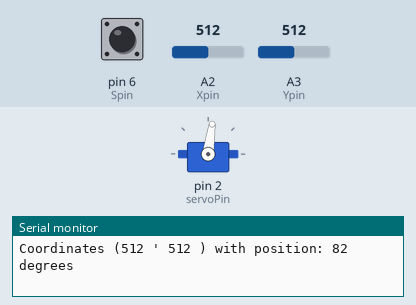
This sketch was run on a simulated Arduino Uno, built with avr-gcc and run on an emulated ATmega328P. Parts: servo, the last lines printed to the serial monitor. Inputs (shaded band) come from the test bench; at power-on: A2 (Xpin) = 512, pin 6 (Spin) HIGH, A3 (Ypin) = 512.

Above: at 1.8 s.
1.9 s: A2 (Xpin) set to 716
At 3.7 s:
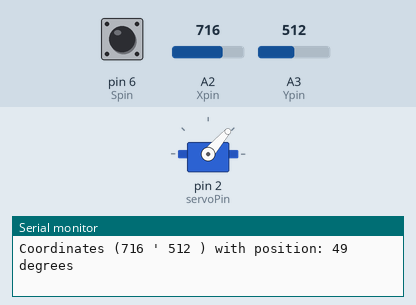
4.0 s: A2 (Xpin) set to 900
At 5.5 s:
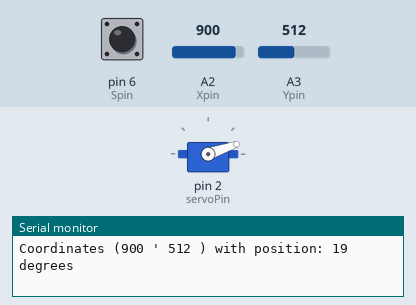
6.0 s: A2 (Xpin) set to 306
At 7.2 s:
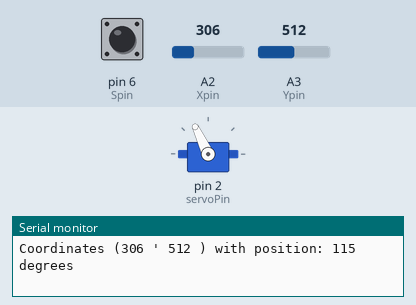
8.0 s: A2 (Xpin) set to 122
At 9.7 s:
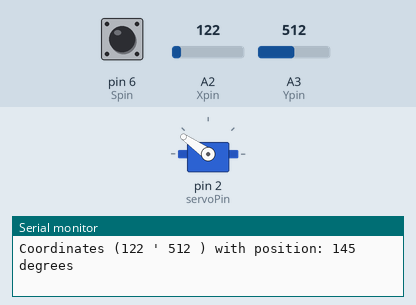
10.0 s: A2 (Xpin) set to 0
At 11.5 s:
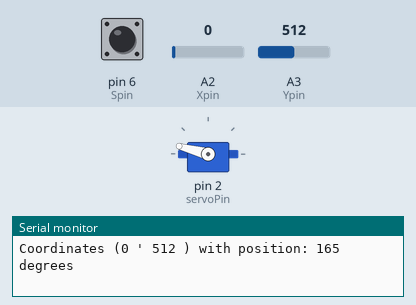
12.0 s: A2 (Xpin) set to 511
At 13.1 s:
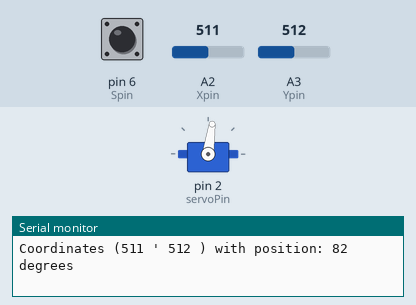
Timing chart, 0 to 15.0 s (numbered marks = the images above; inputs shaded):
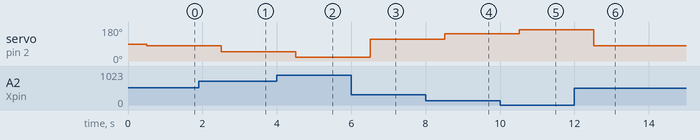

The sketch:

JoyStick_Servodirection.ino
```cpp
/*
 * Servo Motors are good for position control
 * They are low torque and have a restriction on the position range. Usually 0deg - 180deg
 */

#include <Servo.h>    //servo library for the servo motor
Servo myServo;   //servo object
int servoPin = 2;   // arduino pin to control the servo
int servoPos1;  // desired servo position
int servoPos2;  // another desired servo position
int Xpin = A2;  //Analog pin for reading voltage from the x direction on the joy stick's potentiometer
int Ypin = A3;  // Analog pin for reading voltage from the y direction on the joy stick's potentiometer
int Spin = 6;   // Digital pin to read in the up/down switch voltage value (will output 0 or 1) because its a digital read
int Xval;  //variable to store read in X value
int Yval;  //variable to store read in Y value
int Sval;  //variable to store read in switch value
int dt = 500;
void setup() {
  // put your setup code here, to run once:

Serial.begin(9600);
myServo.attach(servoPin);  //attaches the servo to the arduino pin used for control
pinMode(Spin, INPUT);
pinMode(Xpin, INPUT);
pinMode(Ypin, INPUT);
pinMode(servoPin, OUTPUT);

digitalWrite(Spin, HIGH);
}

void loop() {
  // put your main code here, to run repeatedly:

 //myServo.write(servoPos1);


Sval = digitalRead(Spin);
Xval = analogRead(Xpin);
Yval = analogRead(Ypin);

delay(dt);

servoPos1 = (-165./1023.) * Xval + 165;  //always put your floating point value please... if not it'll round to zero or stay at a stagnant value.
myServo.write(servoPos1); //write() command used to send the desired position to the arduino pin to move the servo to that specified position
Serial.print("Coordinates (");
Serial.print(Xval);
Serial.print(" ' ");
Serial.print(Yval);
Serial.print(" ) with position: ");
Serial.print(servoPos1);
Serial.println(" degrees");

delay(dt);
Serial.println();

}
```

Measured:
- after the input at 1.9 s, servo on pin 2 (servoPin): 82° → 49° after 0.60 s
- after the input at 4.0 s, servo on pin 2 (servoPin): 49° → 19° after 0.51 s
- after the input at 6.0 s, servo on pin 2 (servoPin): 19° → 115° after 0.51 s
- after the input at 8.0 s, servo on pin 2 (servoPin): 115° → 145° after 0.51 s
- after the input at 10.0 s, servo on pin 2 (servoPin): 145° → 165° after 0.51 s
- after the input at 12.0 s, servo on pin 2 (servoPin): 165° → 82° after 0.51 s
